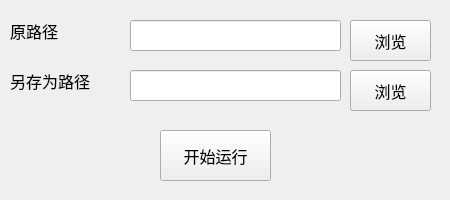
<?xml version="1.0" encoding="UTF-8"?>
<ui version="4.0">
 <class>main_window</class>
 <widget class="QMainWindow" name="main_window">
  <property name="geometry">
   <rect>
    <x>0</x>
    <y>0</y>
    <width>450</width>
    <height>200</height>
   </rect>
  </property>
  <property name="font">
   <font>
    <family>微软雅黑</family>
    <pointsize>12</pointsize>
   </font>
  </property>
  <property name="windowTitle">
   <string>淘宝图片去同款小工具</string>
  </property>
  <widget class="QWidget" name="centralwidget">
   <widget class="QPushButton" name="start_button">
    <property name="geometry">
     <rect>
      <x>160</x>
      <y>130</y>
      <width>111</width>
      <height>51</height>
     </rect>
    </property>
    <property name="text">
     <string>开始运行</string>
    </property>
   </widget>
   <widget class="QLabel" name="source_path_label">
    <property name="geometry">
     <rect>
      <x>10</x>
      <y>20</y>
      <width>101</width>
      <height>21</height>
     </rect>
    </property>
    <property name="font">
     <font>
      <family>微软雅黑</family>
      <pointsize>12</pointsize>
      <weight>50</weight>
      <italic>false</italic>
      <bold>false</bold>
     </font>
    </property>
    <property name="text">
     <string>原路径</string>
    </property>
   </widget>
   <widget class="QLineEdit" name="source_path_line_edit">
    <property name="geometry">
     <rect>
      <x>130</x>
      <y>20</y>
      <width>211</width>
      <height>31</height>
     </rect>
    </property>
    <property name="font">
     <font>
      <family>微软雅黑</family>
      <pointsize>12</pointsize>
      <weight>50</weight>
      <italic>false</italic>
      <bold>false</bold>
     </font>
    </property>
    <property name="echoMode">
     <enum>QLineEdit::Normal</enum>
    </property>
   </widget>
   <widget class="QLabel" name="new_path_label">
    <property name="geometry">
     <rect>
      <x>10</x>
      <y>70</y>
      <width>101</width>
      <height>21</height>
     </rect>
    </property>
    <property name="font">
     <font>
      <family>微软雅黑</family>
      <pointsize>12</pointsize>
     </font>
    </property>
    <property name="text">
     <string>另存为路径</string>
    </property>
   </widget>
   <widget class="QLineEdit" name="new_path_line_edit">
    <property name="geometry">
     <rect>
      <x>130</x>
      <y>70</y>
      <width>211</width>
      <height>31</height>
     </rect>
    </property>
    <property name="font">
     <font>
      <family>微软雅黑</family>
      <pointsize>12</pointsize>
     </font>
    </property>
    <property name="echoMode">
     <enum>QLineEdit::Normal</enum>
    </property>
   </widget>
   <widget class="QPushButton" name="source_path_button">
    <property name="geometry">
     <rect>
      <x>350</x>
      <y>20</y>
      <width>81</width>
      <height>41</height>
     </rect>
    </property>
    <property name="text">
     <string>浏览</string>
    </property>
   </widget>
   <widget class="QPushButton" name="new_path_button">
    <property name="geometry">
     <rect>
      <x>350</x>
      <y>70</y>
      <width>81</width>
      <height>41</height>
     </rect>
    </property>
    <property name="text">
     <string>浏览</string>
    </property>
   </widget>
  </widget>
 </widget>
 <resources/>
 <connections>
  <connection>
   <sender>start_button</sender>
   <signal>clicked()</signal>
   <receiver>main_window</receiver>
   <slot>close()</slot>
   <hints>
    <hint type="sourcelabel">
     <x>175</x>
     <y>159</y>
    </hint>
    <hint type="destinationlabel">
     <x>66</x>
     <y>165</y>
    </hint>
   </hints>
  </connection>
 </connections>
</ui>
